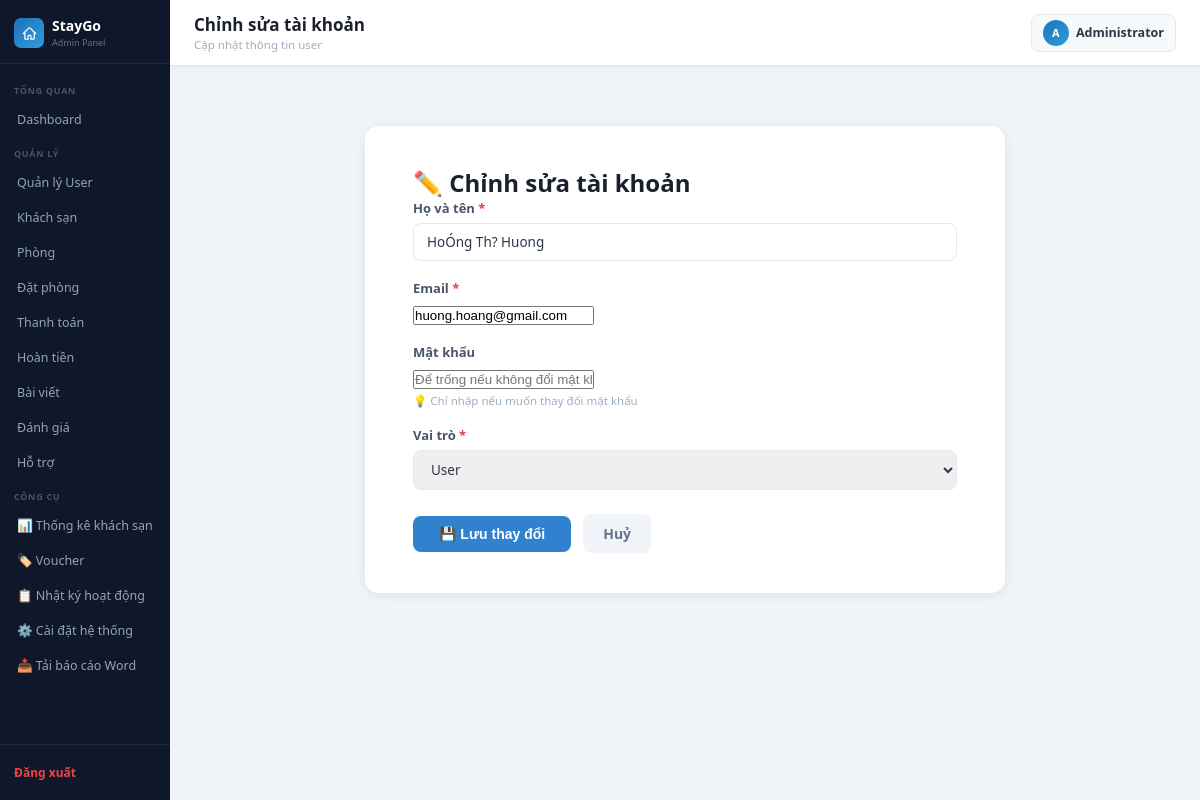
The app's page /admin_lvhuy_kontum/edit_user.php?action=edit&id=20 (signed in) with its own data.
### tables this page shows
CREATE TABLE `users` (
  `id` int(11) NOT NULL,
  `full_name` varchar(100) DEFAULT NULL,
  `email` varchar(100) NOT NULL,
  `phone` varchar(20) DEFAULT NULL,
  `password` varchar(255) NOT NULL,
  `role` enum('admin','user') DEFAULT 'user',
  `status` enum('active','inactive') NOT NULL DEFAULT 'active',
  `is_banned` tinyint(1) NOT NULL DEFAULT 0,
  `avatar` varchar(255) DEFAULT NULL,
  `last_login_at` datetime DEFAULT NULL,
  `created_at` timestamp NOT NULL DEFAULT current_timestamp(),
  `updated_at` timestamp NULL DEFAULT NULL ON UPDATE current_timestamp(),
  `reset_code` varchar(10) DEFAULT NULL,
  `reset_expire` datetime DEFAULT NULL,
  `otp_code` varchar(10) DEFAULT NULL,
  `otp_expire` datetime DEFAULT NULL
);

### admin_lvhuy_kontum/edit_user.php (the view, shortened to what this page needs)
<?php
include("../config/database.php");
$action = $_GET['action'] ?? 'add';
$id     = isset($_GET['id']) ? intval($_GET['id']) : 0;
$user   = null;
if ($action === 'edit' && $id > 0) {
    $res  = $conn->query("SELECT * FROM users WHERE id = $id");
    $user = $res->fetch_assoc();
}
include("../includes/admin_header.php");
?>
<div class="form-card" style="max-width:640px;margin:40px auto;padding:40px 48px;">
    <h2>
        <?= $action === 'edit' ? '✏️ Chỉnh sửa tài khoản' : '➕ Thêm tài khoản mới' ?>
    </h2>
    <form method="POST">
        <div class="form-group">
            <label>Họ và tên <span class="required">*</span></label>
            <input type="text" name="full_name"
                value="<?= htmlspecialchars($user['full_name'] ?? $_POST['full_name'] ?? '') ?>"
                placeholder="Nhập họ và tên">
        </div>
        <div class="form-group">
            <label>Email <span class="required">*</span></label>
            <input type="email" name="email"
                value="<?= htmlspecialchars($user['email'] ?? $_POST['email'] ?? '') ?>"
                placeholder="Nhập địa chỉ email">
        </div>
        <div class="form-group">
            <label>
                Mật khẩu
            </label>
            <input type="password" name="password"
                placeholder="<?= $action === 'edit' ? 'Để trống nếu không đổi mật khẩu' : 'Tối thiểu 6 ký tự' ?>">
            <?php if ($action === 'edit'): ?>
                <small>💡 Chỉ nhập nếu muốn thay đổi mật khẩu</small>
            <?php endif; ?>
        </div>
        <div class="form-group">
            <label>Vai trò <span class="required">*</span></label>
            <select name="role">
                <option value="user"  <?= (($user['role'] ?? 'user') === 'user')  ? 'selected' : '' ?>>User</option>
            </select>
        </div>
        <div style="margin-top: 24px; display:flex; align-items:center;">
            <button type="submit" class="btn-submit">
                <?= $action === 'edit' ? '💾 Lưu thay đổi' : '➕ Thêm tài khoản' ?>
            </button>
            <a href="users.php" class="btn-back" style="margin-left:12px;">Huỷ</a>
        </div>
    </form>
</div>
<?php include("../includes/admin_footer.php"); ?>

### assets/css/admin.css (style rules this page uses)
*, *::before, *::after { box-sizing: border-box; margin: 0; padding: 0; }
body { font-family: 'Segoe UI', Arial, sans-serif; background: #f0f4f8; color: #1a202c; }
.form-card, .gallery-card { background:#fff; border-radius:14px; box-shadow:0 2px 12px rgba(0,0,0,.07); padding:28px 32px; max-width:720px; margin-bottom:28px; }
.form-group { margin-bottom:18px; }
.form-group label { display:block; font-size:13px; font-weight:600; color:#4a5568; margin-bottom:6px; }
.form-group input[type=text], .form-group input[type=number], .form-group select, .form-group textarea { width:100%; padding:9px 13px; border:1px solid #e2e8f0; border-radius:8px; font-size:13.5px; color:#2d3748; outline:none; transition:border-color .2s; box-sizing:border-box; font-family:inherit; }
.form-group small, .form-group .hint { font-size:11.5px; color:#a0aec0; margin-top:4px; display:block; }
.btn-submit { background:#3182ce; color:#fff; border:none; padding:10px 26px; border-radius:8px; font-size:14px; font-weight:700; cursor:pointer; transition:background .15s; }
.btn-back { background:#f1f5f9; color:#64748b; padding:10px 20px; border-radius:8px; font-size:14px; font-weight:600; text-decoration:none; transition:background .15s; display:inline-block; }
.required, .req { color:#e53e3e; }

### records on screen
users: full_name "HoÓng Th? Huong", email "huong.hoang@gmail.com", role "User"

### other values on screen
$page_title "Chỉnh sửa tài khoản"
$page_subtitle "Cập nhật thông tin user"
$admin_avatar "A"
$admin_name "Administrator"
